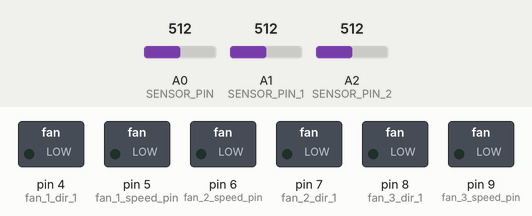
Recording of a sketch running on a simulated Arduino Uno, built with avr-gcc and run on an emulated ATmega328P. Parts: switched loads named in the sketch (green lamp = pin HIGH). Inputs (shaded band) come from the test bench; at power-on: A2 (SENSOR_PIN_2) = 512, A0 (SENSOR_PIN) = 512, A1 (SENSOR_PIN_1) = 512. What the sketch prints to the serial monitor is not drawn.

Above: at 1.8 s.
1.9 s: A2 (SENSOR_PIN_2) set to 863
3.4 s: A2 (SENSOR_PIN_2) set to 881
At 4.7 s:
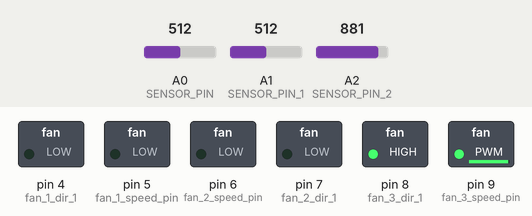
5.5 s: A0 (SENSOR_PIN) set to 866
7.2 s: A0 (SENSOR_PIN) set to 885
At 9.2 s:
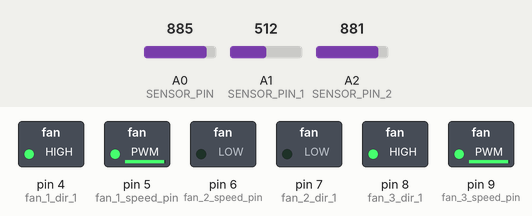
9.5 s: A1 (SENSOR_PIN_1) set to 863
11.2 s: A1 (SENSOR_PIN_1) set to 887
At 12.5 s:
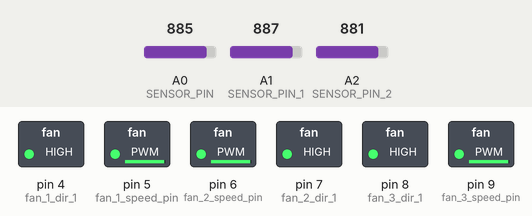
Timing chart, 0 to 14.2 s (numbered marks = the images above; inputs shaded):
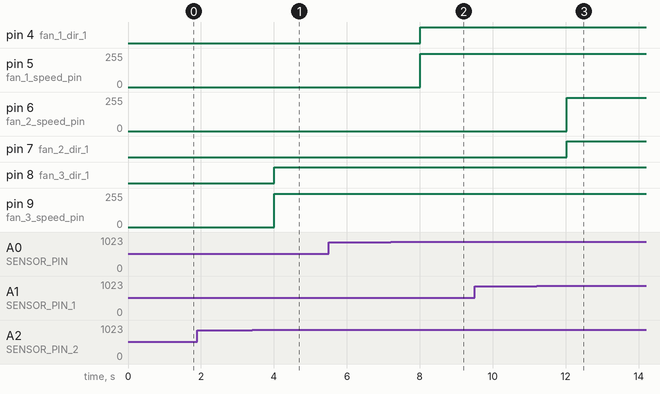

Measured:
- the behaviour switches between 872 and 873 on A2 (SENSOR_PIN_2) (found by bisection; images 0 and 1)
- the behaviour switches between 872 and 873 on A0 (SENSOR_PIN) (found by bisection; images 1 and 2)
- the behaviour switches between 872 and 873 on A1 (SENSOR_PIN_1) (found by bisection; images 2 and 3)
- after the input at 1.9 s, every drawn part: stays the same
- after the input at 3.4 s, pin 8 (fan_3_dir_1): LOW → HIGH after 0.61 s; pin 9 (fan_3_speed_pin): 0/255 → 250/255 after 0.61 s
- after the input at 5.5 s, every drawn part: stays the same
- after the input at 7.2 s, pin 4 (fan_1_dir_1): LOW → HIGH after 0.82 s; pin 5 (fan_1_speed_pin): 0/255 → 250/255 after 0.82 s
- after the input at 9.5 s, every drawn part: stays the same
- after the input at 11.2 s, pin 6 (fan_2_speed_pin): 0/255 → 250/255 after 0.82 s; pin 7 (fan_2_dir_1): LOW → HIGH after 0.82 s

The sketch:

fans.ino
```cpp
#include <Wire.h>

#define SENSOR_PIN A0
#define SENSOR_PIN_1 A1
#define SENSOR_PIN_2 A2

float V0; //Vout b 1
float V1; //Vout f 1
float V2; //Vout f 2
float R1 = 10000; //Resistor resistance
//R2 = R1 * ((Vin/Vout) - 1)
float log_R2, R2; //Thermistor resistance
float T, T1, T2; //Temperature values
float c1 = 1.009249522e-03, c2 = 2.378405444e-04, c3 = 2.019202697e-07;

float on_temp = 63.0; //Temp fans turn on at

//Fan 1
int fan_1_speed_pin = 5; //speed pin for b1
int fan_1_dir_1 = 4; //direction pin for b1
//other direction = 4

//Fan 2
int fan_2_speed_pin = 6; //speed pin for f1
int fan_2_dir_1 = 7; //direction pin for f1
//other direction =

//Fan 3
int fan_3_speed_pin = 9; //speed pin for f2
int fan_3_dir_1 = 8; //speed pin for f2

int fan_speed = 250;

void setup() {
  pinMode(fan_3_speed_pin, OUTPUT);
  pinMode(fan_3_dir_1, OUTPUT);

  pinMode(fan_2_speed_pin, OUTPUT);
  pinMode(fan_2_dir_1, OUTPUT);

  pinMode(fan_1_speed_pin, OUTPUT);
  pinMode(fan_1_dir_1, OUTPUT);

  Wire.begin(9);  // Set the slave address to 9
  Wire.onRequest(requestEvent);
  Serial.begin(9600);
}

void requestEvent() {
  // Send temperature values to the master Arduino
  Wire.write((byte*)&T, sizeof(T));
  Wire.write((byte*)&T1, sizeof(T1));
  Wire.write((byte*)&T2, sizeof(T2));
}

void loop() {
  V0 = analogRead(SENSOR_PIN);
  V1 = analogRead(SENSOR_PIN_1);
  V2 = analogRead(SENSOR_PIN_2);
  V0 = V0/2;
  V1 = V1/2;
  V2 = V2/2;

  // Basement Floor
  R2 = R1 * (1023.0 / V0 - 1.0);
  log_R2 = log(R2);
  T = (1.0 / (c1 + c2*log_R2 + c3*log_R2*log_R2*log_R2));
  T = T - 273.15;
  T = (T * 9.0)/ 5.0 + 32.0;

  // Floor 1 temp
  R2 = R1 * (1023.0 / V1 - 1.0);
  log_R2 = log(R2);
  T1 = (1.0 / (c1 + c2*log_R2 + c3*log_R2*log_R2*log_R2));
  T1 = T1 - 273.15;
  T1 = (T1 * 9.0)/ 5.0 + 32.0;

  // Floor 2 temp
  R2 = R1 * (1023.0 / V2 - 1.0);
  log_R2 = log(R2);
  T2 = (1.0 / (c1 + c2*log_R2 + c3*log_R2*log_R2*log_R2));
  T2 = T2 - 273.15;
  T2 = (T2 * 9.0)/ 5.0 + 32.0;

  // Basement
  if (T > on_temp) {
    digitalWrite(fan_1_dir_1, HIGH);
    analogWrite(fan_1_speed_pin, fan_speed);
  } else {
    digitalWrite(fan_1_dir_1, LOW);
  }

  // Floor 1
  if (T1 > on_temp) {
    digitalWrite(fan_2_dir_1, HIGH);
    analogWrite(fan_2_speed_pin, fan_speed);
  } else {
    digitalWrite(fan_2_dir_1, LOW);
  }

  // Floor 2
  if (T2 > on_temp) {
    digitalWrite(fan_3_dir_1, HIGH);
    analogWrite(fan_3_speed_pin, fan_speed);
  } else {
    digitalWrite(fan_3_dir_1, LOW);
  }
  Serial.print(T2);
  delay(1000); // wait a second between readings
}
```
